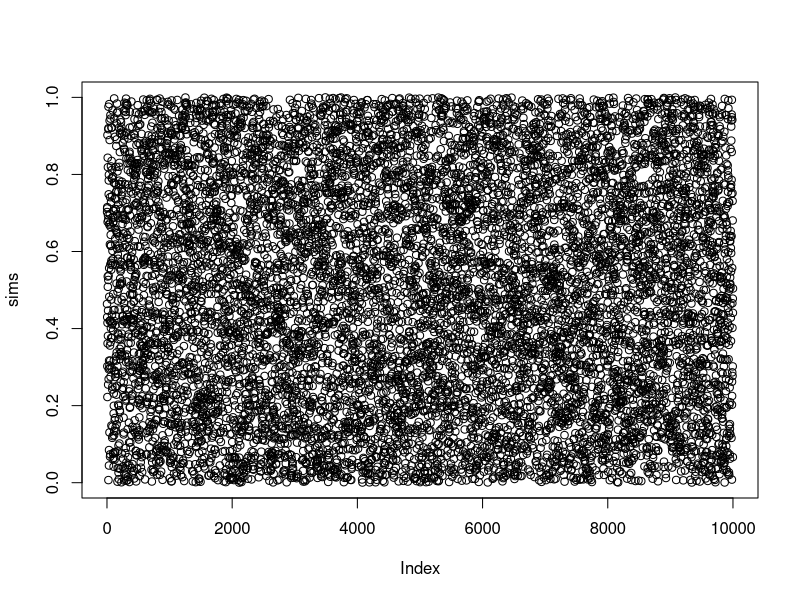
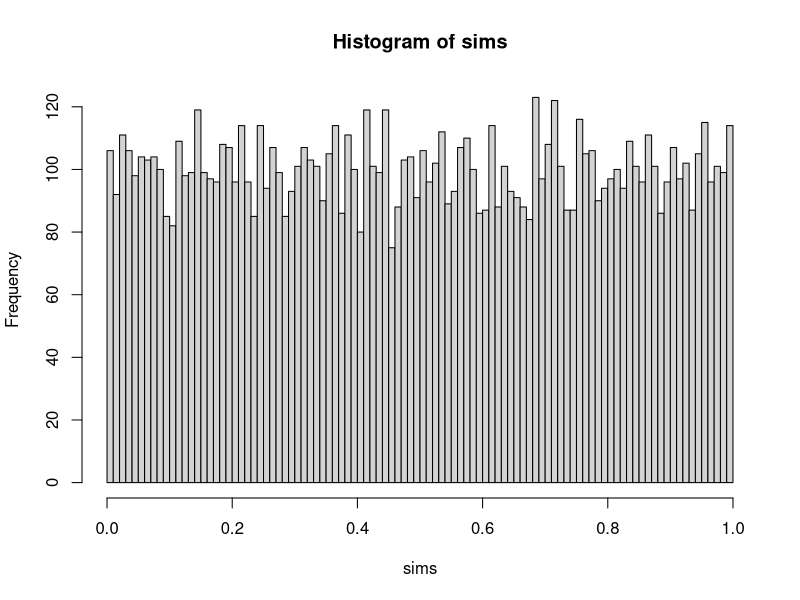

Here is the R script that generated these plots, in order:

nsim <- 10000
n    <- 100
mean <- 0
sd   <- 1

# Data structure for results.
sims <- rep(NA, nsim)

# Simulations.
for (i in 1:nsim) {
  a <- rnorm(n, mean = mean, sd = sd)
  b <- rnorm(n, mean = mean, sd = sd)
  p <- t.test(a,b)$p.value
  sims[i] <- p
}

par(mfrow=c(1,1))
plot(sims)
hist(sims, breaks = 100)
